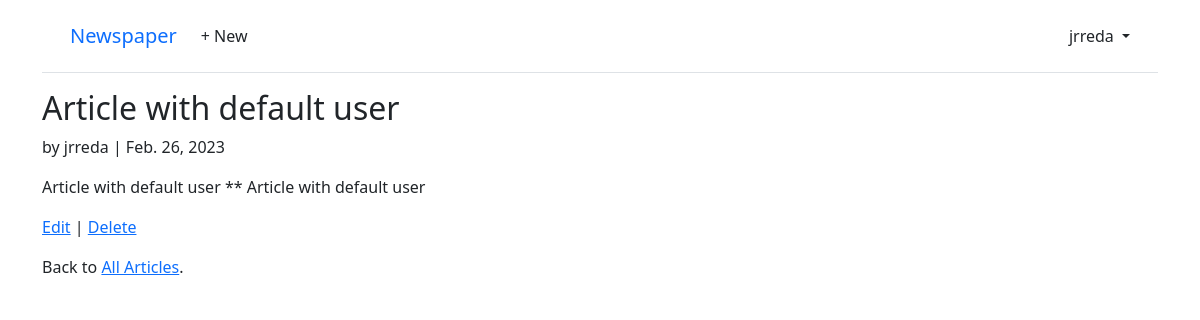
The page /articles/5/ (signed in) on the database as committed earlier.
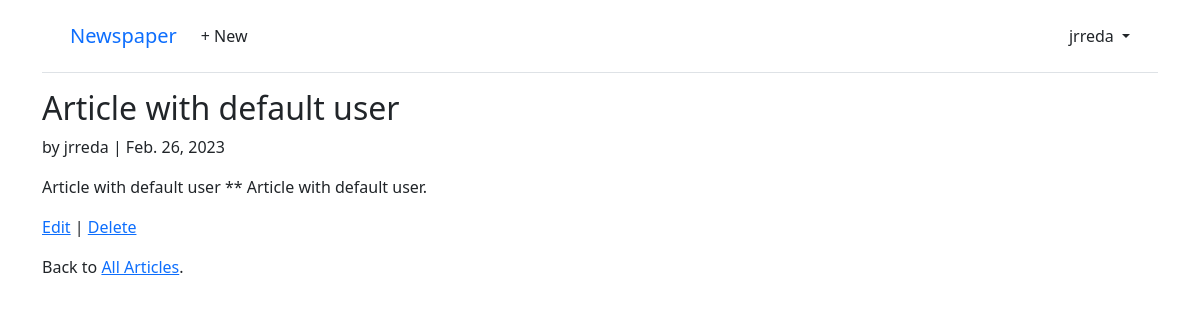
The same page on the database as committed later.
### articles/models.py (models this page shows, shortened)
class Article(models.Model):
    title = models.CharField(max_length=255)
    body = models.TextField()
    date = models.DateField(auto_now_add=True)
    author = models.ForeignKey(
        settings.AUTH_USER_MODEL,
        on_delete=models.CASCADE,
    )

### accounts/models.py (models this page shows)
class CustomUser(AbstractUser):
    age = models.PositiveIntegerField(null=True, blank=True)

### articles/views.py (the view)
# urls.py: path("<int:pk>/", ArticleDetailView.as_view(), name="article_detail"),
class ArticleDetailView(LoginRequiredMixin, DetailView):  # new
    model = Article
    template_name = 'article_detail.html'

### templates/article_detail.html
{% extends "base.html" %}
{% block content %}
<div class="article-entry">
  <h2>{{ object.title }}</h2>
  <p>by {{ object.author }} | {{ object.date }}</p>
  <p>{{ object.body }}</p>
</div>
<p><a href="{% url 'article_edit' article.pk %}">Edit</a> |
  <a href="{% url 'article_delete' article.pk %}">Delete</a></p>
<p>Back to <a href="{% url 'article_list' %}">All Articles</a>.</p>
{% endblock content %}

Rows that differ between the two databases and show on the page:
changed Article "Article with default user": body "Article with default user ** Article with default user" → "Article with default user ** Article with default user."
